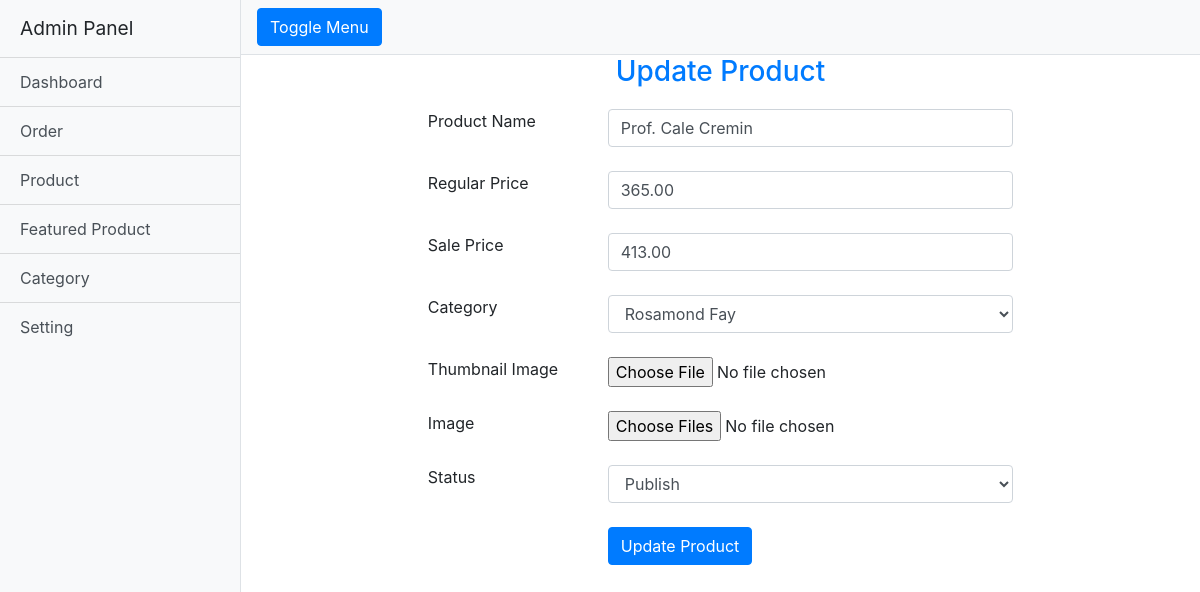
The page /admin/editproduct.php?product_id=2 on the database its author committed.
### tables this page shows
CREATE TABLE `products` (
  `id` bigint(20) UNSIGNED NOT NULL,
  `title` varchar(100) NOT NULL,
  `regular_price` double(8,2) NOT NULL,
  `sale_price` double(8,2) NOT NULL,
  `category_id` bigint(20) UNSIGNED NOT NULL,
  `status` tinyint(4) NOT NULL DEFAULT 1,
  `created_at` timestamp NULL DEFAULT NULL,
  `updated_at` timestamp NULL DEFAULT NULL
);

CREATE TABLE `categories` (
  `id` bigint(20) UNSIGNED NOT NULL,
  `name` varchar(100) NOT NULL,
  `slug` varchar(100) NOT NULL,
  `category_id` int(11) NOT NULL DEFAULT 0,
  `status` int(11) NOT NULL DEFAULT 1,
  `created_at` timestamp NULL DEFAULT NULL,
  `updated_at` timestamp NULL DEFAULT NULL
);

### inc/database.php (called while the page is built, shortened)
<?php
class Database{
    public $host   = 'localhost';
    public $user   = 'root';
    public $pass   = '';
    public $dbname = 'ecomphp';
    public $conn;
    public function __construct()
    {
        $this->conn = new mysqli(
            $this->host,
            $this->user,
            $this->pass,
            $this->dbname
        );
    }
    public function select($query){
        $result = $this->conn->query($query) or
        die($this->conn->error . __LINE__);
        if($result->num_rows > 0){
            return $result;
        }else{
            return false;
        }
    }
}
?>

### admin/editproduct.php (the view, shortened to what this page needs)
<?php include 'header.php'; ?>
<?php
    $db = new Database();
    $productId = $_GET['product_id'];
    $result = $db->select("SELECT * FROM products WHERE id = '$productId' ");
    $product = $result->fetch_assoc();
    $db = new Database();
    $categories = $db->select("SELECT id, name FROM categories WHERE status = '1' ");
?>
<div class="container">
<h3 class="text text-center text-primary">Update Product</h3>
    <div class="row">
        <div class="col-md-8 offset-md-2">
        <form action="products.php" method="POST" class="form-group" enctype="multipart/form-data">
            <table class="table table-borderless">
                <tr>
                    <td>Product Name</td>
                    <td><input type="text" name="title" class="form-control" value="<?php echo $product['title']; ?>">
                    </td>
                </tr>
                <tr>
                    <td>Regular Price</td>
                    <td><input type="text" name="regular_price" class="form-control" value="<?php echo $product['regular_price']; ?>"></td>
                </tr>
                <tr>
                    <td>Sale Price</td>
                    <td><input type="text" name="sale_price" class="form-control" value="<?php echo $product['sale_price']; ?>"></td>
                </tr>
                <tr>
                    <td>Category</td>
                    <td>
                        <select name="category_id" id="" class="form-control">
                        <?php while($row = $categories->fetch_assoc()){?>
                                <option value="<?php echo $row['id']; ?>" <?php echo $product['category_id'] == $row['id']? 'selected':''; ?> ><?php echo $row['name']; ?></option>
                            <?php } ?>
                        </select>
                    </td>
                </tr>
                <tr>
                    <td>Thumbnail Image</td>
                    <td><input type="file" name="thumbnail_image"></td>
                </tr>
                <tr>
                    <td>Image</td>
                    <td><input type="file" name="image[]" multiple></td>
                </tr>
                <tr>
                    <td>Status</td>
                    <td>
                        <select name="status" id="" class="form-control">
                            <option value="1">Publish</option>
                        </select>
                    </td>
                </tr>
                <tr>
                    <td></td>
                    <td><input type="submit" value="Update Product" name="updateProduct" class="btn btn-primary"></td>
                </tr>
            </table>
        </form>
        </div>
    </div>
</div>
<?php include 'footer.php'; ?>

### admin/css/simple-sidebar.css (style rules this page uses)
body { overflow-x: hidden; }

### rows shown on the page
products: title "Prof. Cale Cremin", regular_price "365.00", sale_price "413.00", category_id "Rosamond Fay"
